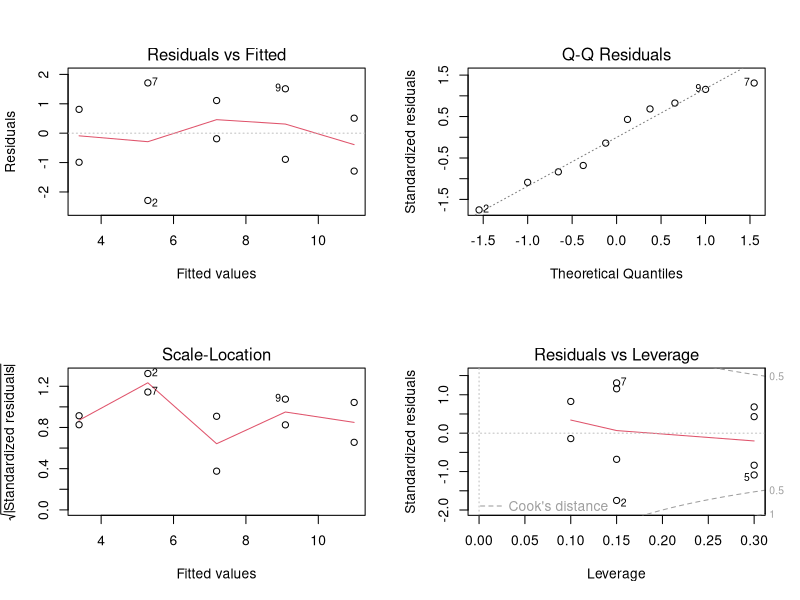
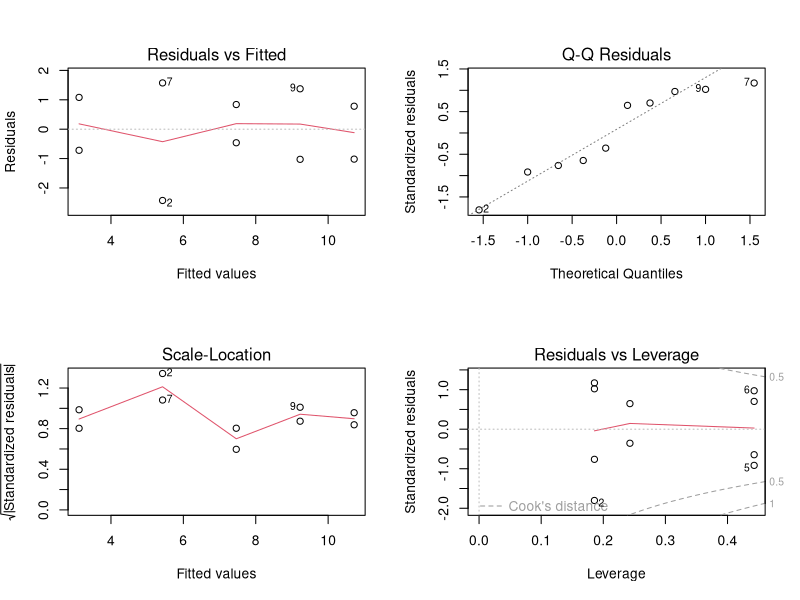

Write R code to recreate these figures, in order.
# libraries
library(tidyverse)

# read & setup
fertilized_plant <- read.csv("data_raw/FertilizerPlantAgeGrowth2.csv")
simple_linear <- lm(growth.response ~ plant.age, 
                    data = fertilized_plant)
quadratic_regression <- lm(growth.response ~ plant.age + I(plant.age^2), 
                           data = fertilized_plant)
log_regression <- lm(growth.response ~ log(plant.age), 
                     data=fertilized_plant)

# q1
  extractAIC(simple_linear) # 2.000000 8.743069
  extractAIC(quadratic_regression) # 3.00000 10.41687

  par(mfrow = c(2,2))
  plot(simple_linear)
  plot(quadratic_regression)
